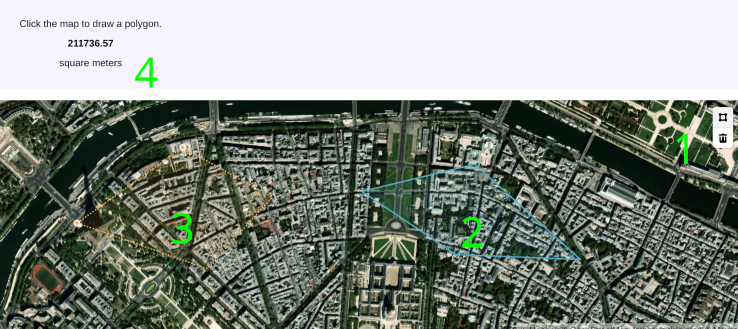
#> input picture cp2/ControlPanel/static_cp/ddl_doc/assets/geojson_example.CtEwagbt.png, 1476 x 657 px (shown at 1/2 size)
$ python image_histogram.py ../../../../../cp2/ControlPanel/static_cp/ddl_doc/assets/geojson_example.CtEwagbt.png
#> lines starting #> are read from the running program, lines starting #| are printed output that depends on the picture
#!/usr/bin/python
# -*- coding: utf-8 -*-
"""
compute and save image histograms for a set of images
using the maximum of the first image
histograms are save as the image basename + '_hist.png'
"""

import os
import sys

from PIL import Image, ImageChops, ImageDraw
import numpy


def histogram(im, value_max=None, size=(256, 128), margin=10, padding=3):
    """
    Return an image object displaying the histogram of the input.
    Image mode supported : L, RGB
    """
    if im.mode not in ('L', 'RGB'):
        raise ValueError("Unsuported image mode for histogram computation (mode = {0})".format(im.mode))

    width_border = padding * 2 + 2 + size[0]
    height_border = padding * 2 + 3 + size[1]

    if im.mode == 'L':
        data = im.histogram()
        if not value_max:
            value_max = max(data)
        out = Image.new('L', (width_border, height_border), 255)
        draw = ImageDraw.Draw(out)
        draw_histo(draw, data, 'L', value_max, xy=(padding + 1, padding + 1), size=size, padding=padding)
        del draw
        out.value_max = value_max
        return out

    # polycolor in one frame
    if im.mode == 'RGB':
        data = im.histogram()
        # append gray intensity to data
        im_grey = im.convert("L")
        data += im_grey.histogram()
        if not value_max:
            value_max = max(data)
        out = Image.new('RGB', (width_border, height_border * 4 + margin * 3), (255, 255, 255))
        draw = ImageDraw.Draw(out)
        y = padding + 1
        for channel in ('R', 'G', 'B', 'I'):
            draw_histo(draw, data, channel, value_max, xy=(padding + 1, y), size=size, padding=padding)
            y += margin + height_border
        del draw
        del im
        out.value_max = value_max
        return out

def draw_histo(draw, data, channel, value_max, xy=(0, 0), size=(256, 128), padding=3):
    """
    Draws the histogram of a channel on an image.
    """
    dic = {
        # channel: (data_index, color, color_full, grid)
        'R': {'index': 0, 'color': (255, 0, 0), 'full': (0, 0, 0), 'grid': (192, 192, 192)},
        'G': {'index': 256, 'color': (0, 255, 0), 'full': (0, 0, 0), 'grid': (192, 192, 192)},
        'B': {'index': 512, 'color': (0, 0, 255), 'full': (0, 0, 0), 'grid': (192, 192, 192)},
        'I': {'index': 768, 'color': (128, 128, 128), 'full': (0, 0, 0), 'grid': (192, 192, 192)},
        'L': {'index': 0, 'color': 128, 'full': 0, 'grid': 192}
    }
    for y in (xy[1] + size[1] / 3, xy[1] + 2 * size[1] / 3): # horizontal grid
        draw.line((xy[0], y, xy[0] + size[0] - 1, y), fill=dic[channel]['grid'])
    for x in (xy[0] + size[0] / 3, xy[0] + 2 * size[0] / 3): # vertical grid
        draw.line((x, xy[1], x, xy[1] + size[1]), fill=dic[channel]['grid'])
    draw.rectangle(
        [(xy[0] - padding - 1, xy[1] - padding - 1), (xy[0] + size[0] + padding, xy[1] + size[1] + padding + 1)],
        outline=dic[channel]['full']
    ) # border

    sy = size[1] / float(value_max) # step y
    # loop on all pixelx of width
    for dx in range(0, size[0]):
        # index in data
        i = int(dx*256/float(size[0]))
        value = data[dic[channel]['index']+i]
        x = xy[0] + dx
        if not value:
            continue
        if value > value_max:
            color = dic[channel]['full']
            y2 = xy[1]
        else:
            color = dic[channel]['color']
            y2 = int(round(xy[1] + size[1] - (value * sy)))
        if y2 != xy[1] + size[1]:
            draw.line((x, xy[1] + size[1], x, y2), color)


def pil_4histo(im, bgcolor=(255, 255, 255)):
    """
    Return an image object compatible with histo (ex: resolve transparency…)
    or nothing when it is known that the format is not converted.
    """
    if im.mode == 'L': # should work
        return im
    # Grey with transparency
    if im.mode == 'LA':
        l = im
        bg = int(numpy.round(0.21*bgcolor[0] + 0.72*bgcolor[1] + 0.07*bgcolor[2])) # grey luminosity
        im = Image.new('L', l.size, bg)
        im.paste(l, mask=l.split()[1]) # 1 is the alpha channel
        l.close()
        return im
    # im.info['transparency'], hack from image.py for palette with RGBA
    if im.mode == 'P' and 'transparency' in im.info and im.info['transparency'] is not None:
        im = im.convert('RGBA') # convert Palette with transparency to RGBA, handle just after
    # RGBA, full colors with canal alpha, resolve transparency with a white background
    if im.mode == 'RGBA':
        rgba = im
        im = Image.new('RGB', rgba.size, bgcolor)
        im.paste(rgba, mask=rgba.split()[3]) # 3 is the alpha channel
        rgba.close()
    # test if RGB is a grayscale image (ex JPG)
    if im.mode == 'RGB':
        # find a non grey pixel as fast as possible, on a diagonal
        diag = min(im.width, im.height)
        for i in range(0, diag):
            color = sorted(im.getpixel((i, i)))
            if color[0] != color[-1]:
                return im
        # full comparison of pixels
        rgb = im.split()
        if ImageChops.difference(rgb[0], rgb[1]).getextrema()[1] != 0:
            return im
        if ImageChops.difference(rgb[0], rgb[2]).getextrema()[1] != 0:
            return im
        return im.convert('L')
    # last try
    im = im.convert('RGB')
    return im

if __name__ == '__main__':
    if len(sys.argv) < 2:
        print("Histogram, need at least one input image to process")
        sys.exit(0)
    # loop on argument, set max size of histogram for first image
    value_max = None
    for src in sys.argv[1:]:
        print(src)
        im = Image.open(src)
#> im is the input picture: PIL image 1476x657 RGBA; mean R, G, B, A 131.3, 137.7, 130.3, 255
        im = pil_4histo(im) # ensure rgb or l
#> in pil_4histo, `im = Image.new('RGB', rgba.size, bgcolor)`: im: PIL image 1476x657 RGB; every value is 255
#> the loop in pil_4histo, `for i in range(0, diag):` made 1 pass
#> color on pass 1: [244, 248, 254]
        hist = histogram(im, value_max=value_max)
#> in histogram, `data = im.histogram()`: data = 768 values, max 256849 at index 248, min 60 at index 750, mean 3788
#> in histogram, `im_grey = im.convert("L")`:
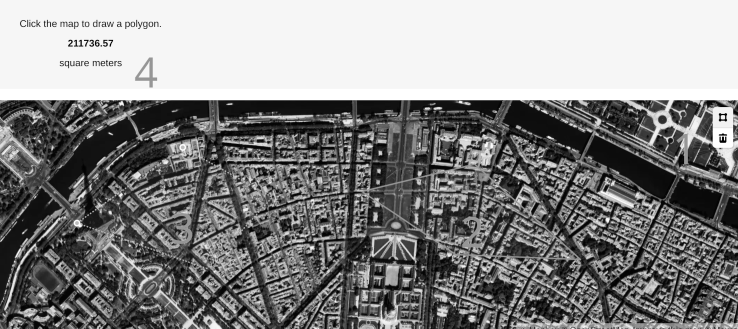
#> im_grey: PIL image 1476x657 L (shown at 1/2 size); min 0, max 255, mean 134.9
#> in histogram, `data += im_grey.histogram()`: data = 1024 values, max 256849 at index 248, min 35 at index 1020, mean 3788
#> in histogram, `value_max = max(data)`: value_max = 256849
#> in histogram, `out = Image.new('RGB', (width_border, height_border * 4 + margin * 3),..`: out: PIL image 264x578 RGB; every value is 255
#> after the loop in histogram, `for channel in ('R', 'G', 'B', 'I'):`: y = 592
#> in histogram, `out.value_max = value_max`: out.value_max = 256849
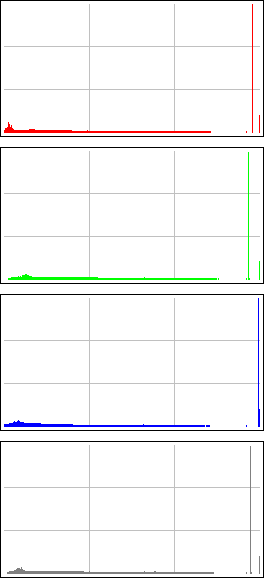
#> hist: PIL image 264x578 RGB; mean R, G, B 245.6, 245.6, 245.6
        # get max value of first image, returned as a field
        if not value_max:
            value_max = hist.value_max
#> value_max = 256849
        hist.save(os.path.splitext(src)[0]+'_hist.png')
